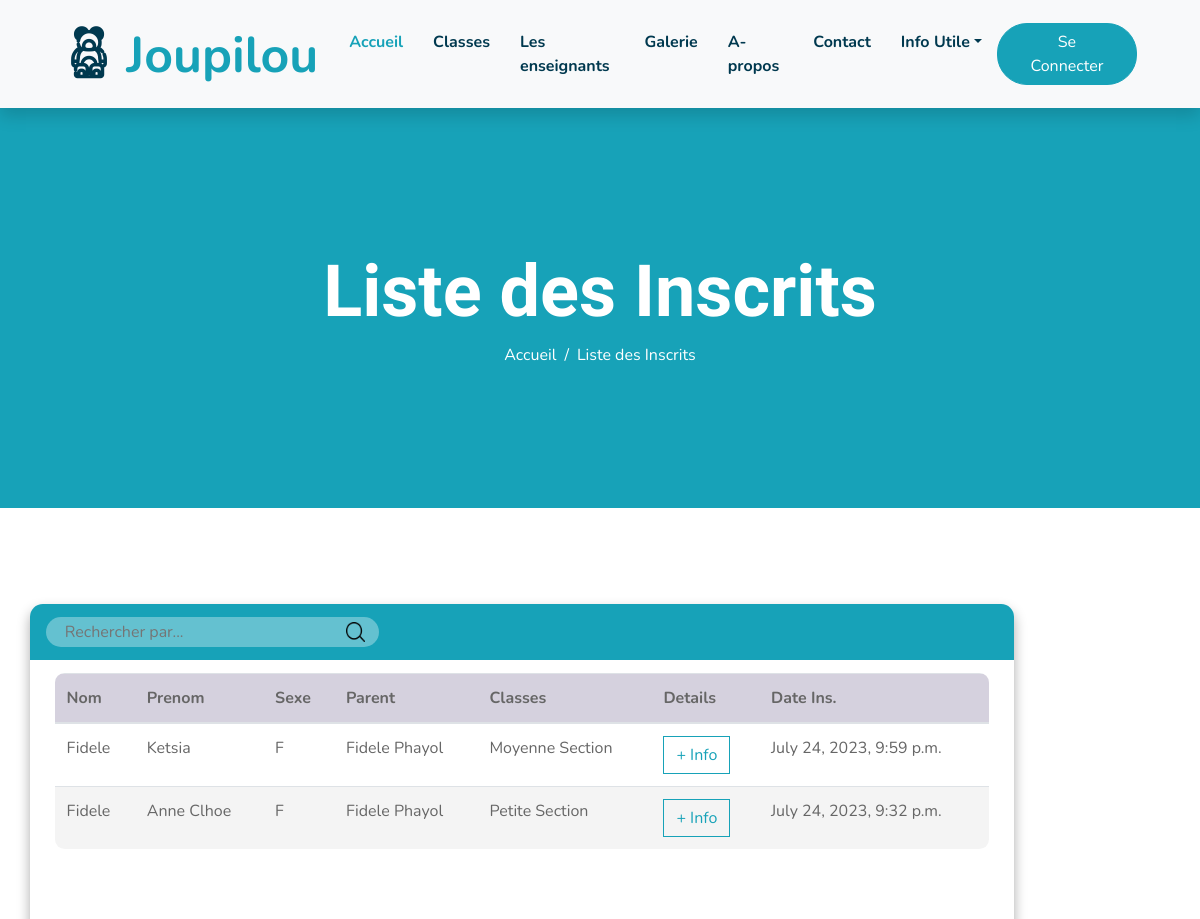
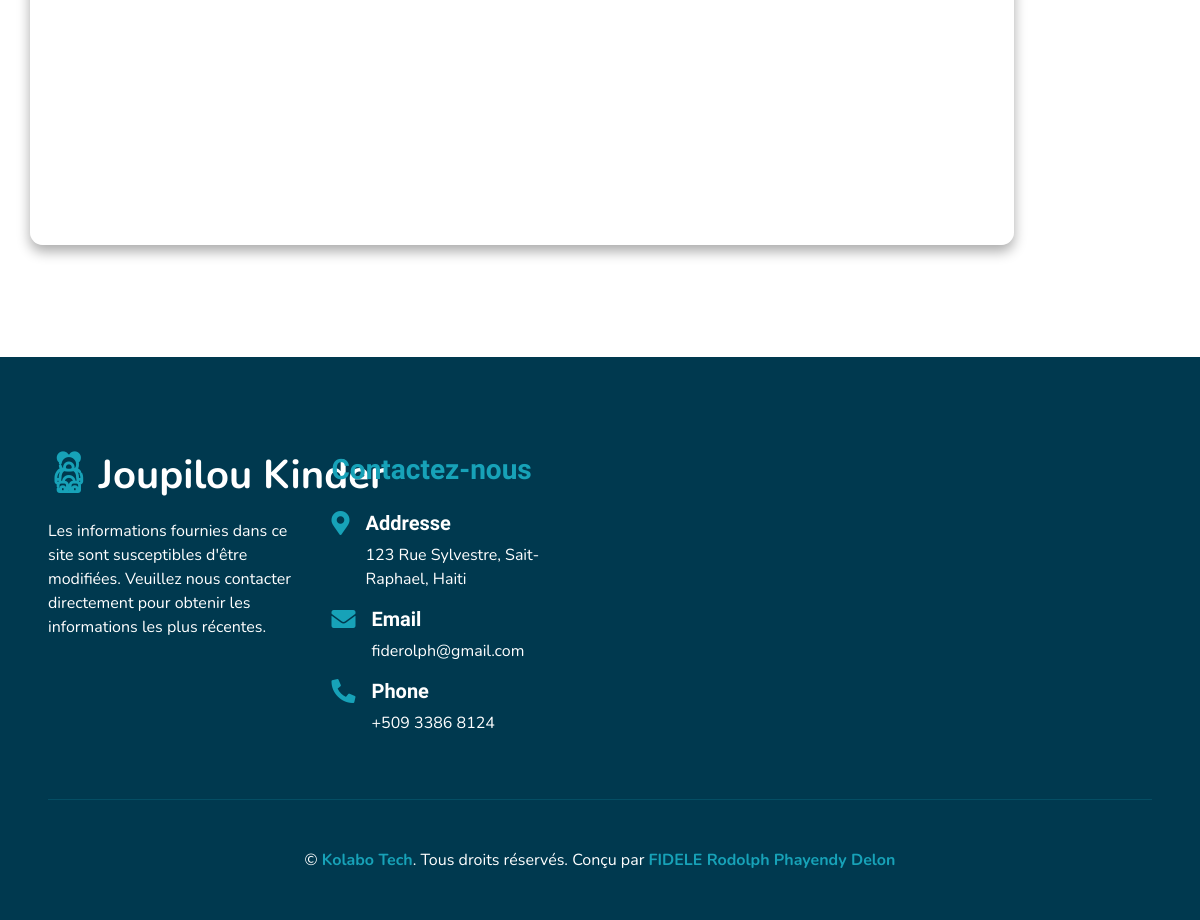
The page /joupilou_members/inscrit on the database its author committed (2 pictures, top to bottom).
### joupilou_members/models.py (models this page shows, shortened)
class Children(models.Model):
    classes_choix = (
        ('Petite Section', 'Petite Section'),
        ('Moyenne Section', 'Moyenne Section'),
        ('Grande Section', 'Grande Section'),
    )
    nom = models.CharField(max_length=100)
    prenom = models.CharField(max_length=100)
    gender = models.CharField(max_length=10)
    parent_name = models.CharField(max_length=100)
    phone_parent = models.CharField(max_length=20)
    email_parent = models.EmailField()
    address = models.CharField(max_length=50)
    date_birth = models.DateField()
    created_at = models.DateTimeField(auto_now_add=True)
    updated_at = models.DateTimeField(auto_now=True)
    classes = models.CharField(max_length=15, choices=classes_choix)

### joupilou_members/views.py (the view)
# urls.py: path('joupilou_members/inscrit', views.inscrit, name='inscrit'),
def inscrit(request):
    all_child = Children.objects.all().order_by('-created_at')
    template = loader.get_template('views/inscrit.html')
    context = {
        'all_child': all_child,
    }
    return HttpResponse(template.render(context, request))

### joupilou_members/templates/views/inscrit.html (shortened to what this page needs)
{% load static%}
{% include "views/header.html" %}
{% block content%}
<body>
    <div class="container-fluid bg-light position-relative shadow">
        <nav class="navbar navbar-expand-lg bg-light navbar-light py-3 py-lg-0 px-0 px-lg-5">
            <a href="{{'index'}}" class="navbar-brand font-weight-bold text-secondary" style="font-size: 50px;">
                <i class="flaticon-043-teddy-bear"></i>
                <span class="text-primary">Joupilou</span>
            </a>
            <div class="collapse navbar-collapse justify-content-between" id="navbarCollapse">
                <div class="navbar-nav font-weight-bold mx-auto py-0">
                    <a href="{{'index'}}" class="nav-item nav-link active">Accueil</a>
                    <a href="{{'clas'}}"  class="nav-item nav-link">Classes</a>
                    <a href="{{'team'}}" class="nav-item nav-link">Les enseignants</a>
                    <a href="{{'gallery1'}}" class="nav-item nav-link">Galerie</a>
                    <a href="{{'about'}}" class="nav-item nav-link">A-propos</a>
                    <a href="{{'contact1'}}" class="nav-item nav-link">Contact</a>
                    <div class="nav-item dropdown">
                        <a href="#" class="nav-link dropdown-toggle" data-toggle="dropdown">Info Utile</a>
                    </div>
                </div>
                <a href="{% url 'login' %}" class="btn btn-primary px-4">Se Connecter</a>
                </div>
            </div>
    <div class="container-fluid bg-primary mb-5">
        <div class="d-flex flex-column align-items-center justify-content-center" style="min-height: 400px">
            <h3 class="display-3 font-weight-bold text-white">Liste des Inscrits</h3>
            <div class="d-inline-flex text-white">
                <p class="m-0"><a class="text-white" href="">Accueil</a></p>
                <p class="m-0 px-2">/</p>
                <p class="m-0">Liste des Inscrits</p>
            </div>
        </div>
    </div>
    <div class="container-fluid py-5">
        <div class="container">
            <div class="row align-items-center">
                    <main class="table">
                        <section class="table__header">
                            <div class="input-group">
                                <input type="search" placeholder="Rechercher par...">
                                <img src="{% static 'img/search.png'%}" alt="">
                            </div>
                        </section>
                        <section class="table__body">
                            <table>
                                <thead>
                                    <tr>
                                        <th> Nom  </th>
                                        <th> Prenom </th>
                                        <th> Sexe </th>
                                        <th> Parent </th>
                                        <th> Classes </th>
                                        <th> Details </th>
                                        <th> Date Ins. </th>
                                    </tr>
                                </thead>
                                <tbody>
                                    {% for kid in all_child  %}
                                    <tr>
                                            <td> {{ kid.nom }} </td>
                                            <td> {{ kid.prenom }} </td>
                                            <td> {{ kid.gender}} </td>
                                            <td> {{ kid.parent_name }}</td>
                                            <td> {{ kid.classes }}</td>
                                            <td>
                                                <button type="button" class="btn btn-outline-info" data-toggle="modal" data-target="#exampleModal{{kid.id}}">
                                                     + Info
                                                </button>
                                            </div>
                                            <td> {{ kid.created_at }}</td>
                                    {% endfor %}
            </div>
</body>
{% include "views/footer.html"%}
{% endblock %}

### joupilou_members/static/css/style_tab.css (style rules this page uses)
:root { --blue: #007bff; --indigo: #6610f2; --purple: #6f42c1; --pink: #e83e8c; --red: #dc3545; --orange: #fd7e14; --yellow: #ffc107; --green: #28a745; --teal: #20c997; --cyan: #17a2b8; --white: #fff; --gray: #6c757d; --gray-dark: #343a40; --primary: #17a2b8; --secondary: #00394f; --success: #28a745; --info: #17a2b8; --warning: #ffc107; --danger: #dc3545; --light: #f8f9fa; --dark: #343a40; --breakpoint-xs: 0; --breakpoint-sm: 576px; --breakpoint-md: 768px; --breakpoint-lg: 992px; --breakpoint-xl: 1200px; --font-family-sans-serif: "Nunito", sans-serif; --font-family-monospace: SFMono-Regular, Menlo, Monaco, Consolas, "Liberation Mono", "Courier New", monospace; }
main.table { width: 82vw; height: 70vh; background-color: #fff5; box-shadow: 0 .4rem .8rem #0005; border-radius: .8rem; overflow: hidden; }
.table__header { width: 100%; height: 10%; background-color: #17A2B8; padding: .8rem 1rem; display: flex; justify-content: space-between; align-items: center; }
.table__header .input-group { width: 35%; height: 100%; background-color: #fff5; padding: 0 .8rem; border-radius: 2rem; display: flex; justify-content: center; align-items: center; transition: .2s; }
.table__header .input-group img { width: 1.2rem; height: 1.2rem; }
.table__header .input-group input { width: 93%; padding: 0 .5rem 0 .3rem; background-color: transparent; border: none; outline: none; }
.table__body { width: 95%; max-height: calc(89% - 1.6rem); background-color: #fffb; margin: .8rem auto; border-radius: .6rem; overflow: auto; overflow: overlay; }
table { width: 100%; }
table, th, td { border-collapse: collapse; padding: 1rem; text-align: left; }
thead th { position: sticky; top: 0; left: 0; background-color: #d5d1defe; cursor: pointer; text-transform: capitalize; }
tbody tr:nth-child(even) { background-color: #0000000b; }
tbody tr { --delay: .1s; transition: .5s ease-in-out var(--delay), background-color 0s; }
tbody tr td, tbody tr td p, tbody tr td img { transition: .2s ease-in-out; }

### joupilou_members/templates/views/inscrit.html (style rules this page uses)
.btn-outline-info { border-radius: 0px; }

### rows shown on the page
Children: nom "Fidele", prenom "Ketsia", gender "F", parent_name "Fidele Phayol", classes "Moyenne Section", created_at "July 24, 2023, 9:59 p.m."
Children: nom "Fidele", prenom "Anne Clhoe", gender "F", parent_name "Fidele Phayol", classes "Petite Section", created_at "July 24, 2023, 9:32 p.m."
